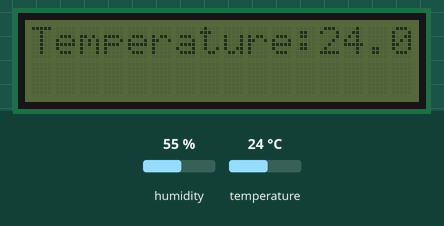
Recording of a program running on a simulated ESP32. On the bench: 16×2 character LCD. The inputs (shaded band) are chosen by the test bench; at power-on: temperature 24 °C, humidity 55 %. WiFi joins after 1.5 s; servers stay silent unless stated; no MQTT or app messages arrive unless stated; what the program prints to the serial monitor is not drawn.

Above: at 4.2 s.
4.3 s: temperature set to 12 °C
At 11.8 s:
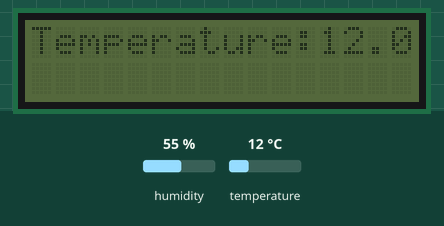
12.1 s: temperature set to 19 °C
At 18.4 s:
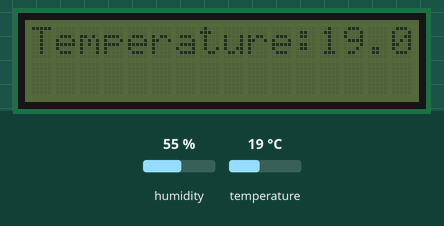
24.2 s: temperature set to 28 °C
At 25.9 s:
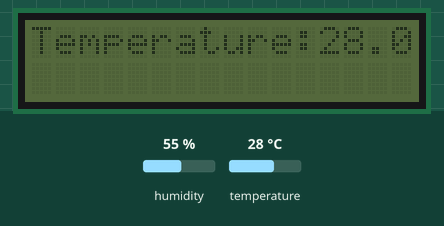
Timing chart, 0 to 27.4 s (numbered marks = the images above; inputs shaded):
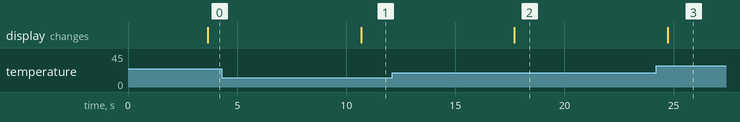

The program:

main.cpp
```cpp
///***This Program contains I2C display with pin 0x27 ,AM2302 Sensor and ESP 32
///***With MQTT and Local client
/// by DeepMisChief-IO

#include <WiFi.h>
#include <PubSubClient.h>
#include <Adafruit_Sensor.h>
#include <DHT.h>
#include <Wire.h>
#include <LiquidCrystal_I2C.h>

#define DHTPIN 2
#define DHTTYPE DHT22

// Update these with values suitable for your network.
const char *ssid = "redmi";
const char *password = "12345678";
const char *mqtt_server = "192.168.222.98";
LiquidCrystal_I2C lcd(0x27, 16, 2);

WiFiClient espClient;
PubSubClient client(espClient);
DHT dht(DHTPIN, DHTTYPE);

/// WIFI
void setup_wifi()
{
  delay(10);
  Serial.print("Connecting to ");
  Serial.println(ssid);
  WiFi.begin(ssid, password);

  while (WiFi.status() != WL_CONNECTED)
  {
    delay(500);
    Serial.print(".");
  }

  Serial.println("");
  Serial.println("WiFi connected");
  Serial.println("IP address: ");
  Serial.println(WiFi.localIP());
}

void callback(char *topic, byte *payload, unsigned int length)
{
  Serial.print("Message arrived [");
  Serial.print(topic);
  Serial.print("] ");
  String message;
  for (unsigned int i = 0; i < length; i++)
  {
    message += (char)payload[i];
  }
  Serial.println(message);
}

void reconnect()
{
  // Loop until we're reconnected
  while (!client.connected())
  {
    Serial.print("Attempting MQTT connection...");
    // Attempt to connect
    if (client.connect("ESP8266Client"))
    {
      Serial.println("connected");
      // Subscribe
      if (client.subscribe("your/topic", 1))
      {
        Serial.println("Subscription at QoS 1 successful");
      }
      else
      {
        Serial.println("Subscription at QoS 1 failed");
      }
    }
    else
    {
      Serial.print("failed, rc=");
      Serial.print(client.state());
      Serial.println(" try again in 5 seconds");
      // Wait 5 seconds before retrying
      delay(5000);
    }
  }
}

void setup()
{
  Serial.begin(115200);
  lcd.init();
  dht.begin(); // begin temp sensor
  setup_wifi();
  client.setServer(mqtt_server, 1883);
  client.setCallback(callback);
}

void loop()
{
  if (!client.connected())
  {
    reconnect();
  }
  client.loop();
  delay(2000);

  //For Temperature Sensor data read
  float h = dht.readHumidity();
  // Read temperature as Celsius (the default)
  float t = dht.readTemperature();
  // Read temperature as Fahrenheit (isFahrenheit = true)
  float f = dht.readTemperature(true);
  if (isnan(h) || isnan(t) || isnan(f))
  {
    Serial.println(F("Failed to read from DHT sensor!"));
    return;
  }
  // Compute heat index in Fahrenheit (the default)
  float hif = dht.computeHeatIndex(f, h);
  // Compute heat index in Celsius (isFahreheit = false)
  float hic = dht.computeHeatIndex(t, h, false);
//for I2C display
  lcd.setCursor(0, 0);       // set the cursor to column 0, line 0
  lcd.print("Temperature:"); // Print a message to the LCD
  lcd.println(t);


  Serial.print(F("Humidity: "));
  Serial.print(h);
  Serial.print(F("%  Temperature: "));
  Serial.print(t);
  Serial.print(F("°C "));
  Serial.print(f);
  Serial.print(F("°F  Heat index: "));
  Serial.print(hic);
  Serial.print(F("°C "));
  Serial.print(hif);
  Serial.println(F("°F"));
  client.publish("your/temperature", String(t).c_str(), true);

  client.publish("your/humidity", String(h).c_str(), true);
  client.subscribe("button/state");
  delay(5000);//delay for temperature
}
```

Measured:
- after the input at 4.3 s, the display: changes after 6.4 s (image 1)
- after the input at 12.1 s, the display: changes after 5.6 s (image 2)
- after the input at 24.2 s, the display: changes after 0.53 s (image 3)
